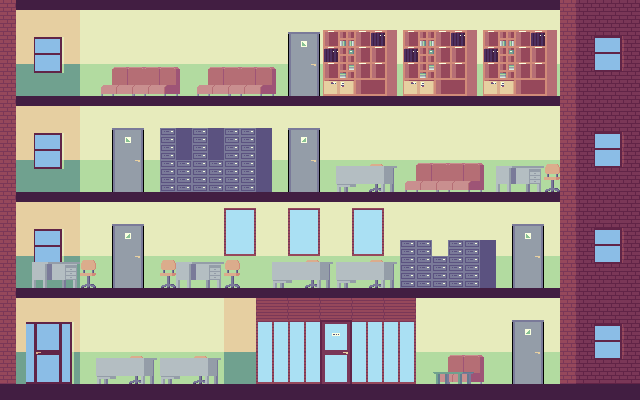

This is a level from a 2D game, rendered from its Tiled map with the project's own tilesets. A one-line summary and the map file follow, with tile-layer data summarised:
An orthogonal 40x25 tile map with 16x16 px tiles, 4 tile layers (back, sub-middle, middle, colliders) and 22 objects (6x Pappers, 6x Shredder, 4x Clock, 3x DoorUp, 3x DoorDown).

<map version="1.8" tiledversion="1.8.2" orientation="orthogonal" renderorder="right-down" width="40" height="25" tilewidth="16" tileheight="16" infinite="0" nextlayerid="7" nextobjectid="27">
 <editorsettings>
  <export format="json" />
 </editorsettings>
 <tileset firstgid="1" name="tiles" tilewidth="16" tileheight="16" tilecount="180" columns="6">
  <image source="../../public/tiles.png" width="96" height="480" />
 </tileset>
 <layer id="1" name="back" width="40" height="25">
  <data>[1000 cells, 952 non-empty, 70 distinct tile ids]</data>
 </layer>
 <layer id="5" name="sub-middle" width="40" height="25">
  <data>[1000 cells, 210 non-empty, 49 distinct tile ids]</data>
 </layer>
 <layer id="4" name="middle" width="40" height="25">
  <data>[1000 cells, 67 non-empty, 19 distinct tile ids]</data>
 </layer>
 <layer id="3" name="colliders" width="40" height="25">
  <data>[1000 cells, 48 non-empty, 1 distinct tile ids]</data>
 </layer>
 <objectgroup id="6" name="objects">
  <object id="4" name="DoorUp" x="512" y="320" width="32" height="64" />
  <object id="5" name="DoorUp" x="112" y="224" width="32" height="64" />
  <object id="6" name="DoorDown" x="512" y="224" width="32" height="64" />
  <object id="7" name="Pappers" x="409" y="38" width="9" height="8" />
  <object id="8" name="Shredder" x="96" y="341" width="16" height="17" />
  <object id="9" name="Pappers" x="361" y="38" width="9" height="8" />
  <object id="10" name="Pappers" x="489" y="70" width="9" height="8" />
  <object id="11" name="Shredder" x="176" y="144" width="16" height="17" />
  <object id="12" name="Shredder" x="160" y="341" width="16" height="17" />
  <object id="13" name="Clock" x="192" y="208" width="16" height="16" />
  <object id="14" name="Clock" x="160" y="320" width="16" height="16" />
  <object id="15" name="DoorDown" x="112" y="128" width="32" height="64" />
  <object id="16" name="DoorUp" x="288" y="128" width="32" height="64" />
  <object id="17" name="DoorDown" x="288" y="32" width="32" height="64" />
  <object id="18" name="Clock" x="240" y="32" width="16" height="16" />
  <object id="19" name="Clock" x="416" y="128" width="16" height="16" />
  <object id="20" name="Pappers" x="439" y="364" width="9" height="8" />
  <object id="21" name="Shredder" x="176" y="245" width="16" height="17" />
  <object id="23" name="Pappers" x="400" y="232" width="9" height="8" />
  <object id="24" name="Pappers" x="64" y="254" width="9" height="8" />
  <object id="25" name="Shredder" x="336" y="149" width="16" height="17" />
  <object id="26" name="Shredder" x="432" y="240" width="16" height="17" />
 </objectgroup>
</map>
